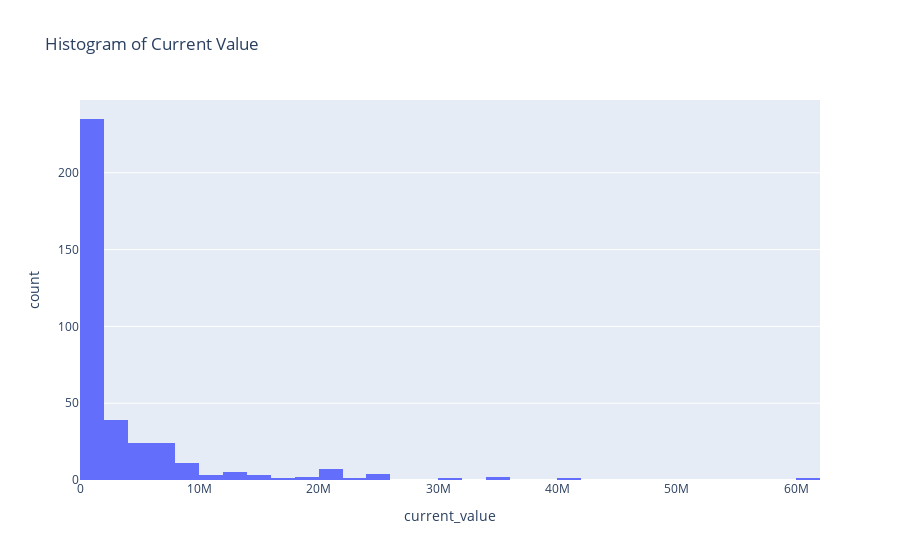

Notebook cell for this chart:
### Code cell
fig = px.histogram(df, x='current_value', nbins=50, title='Histogram of Current Value')

fig.show()

### Figure 1 — Plotly figure (JSON) as saved in the notebook; plotly's stock layout.template omitted (floating-point values rounded to 4 significant figures; data arrays with more than 128 entries replaced by an {"elided": "..."} marker saying what was removed)
{"data": [{"alignmentgroup": "True", "bingroup": "x", "hovertemplate": "current_value=%{x}<br>count=%{y}<extra></extra>", "legendgroup": "", "marker": {"color": "#636efa", "pattern": {"shape": ""}}, "name": "", "nbinsx": 50, "offsetgroup": "", "orientation": "v", "showlegend": false, "type": "histogram", "x": {"elided": "364 int values"}, "xaxis": "x", "yaxis": "y"}], "layout": {"barmode": "relative", "legend": {"tracegroupgap": 0}, "title": {"text": "Histogram of Current Value"}, "xaxis": {"anchor": "y", "domain": [0, 1], "title": {"text": "current_value"}}, "yaxis": {"anchor": "x", "domain": [0, 1], "title": {"text": "count"}}}}
